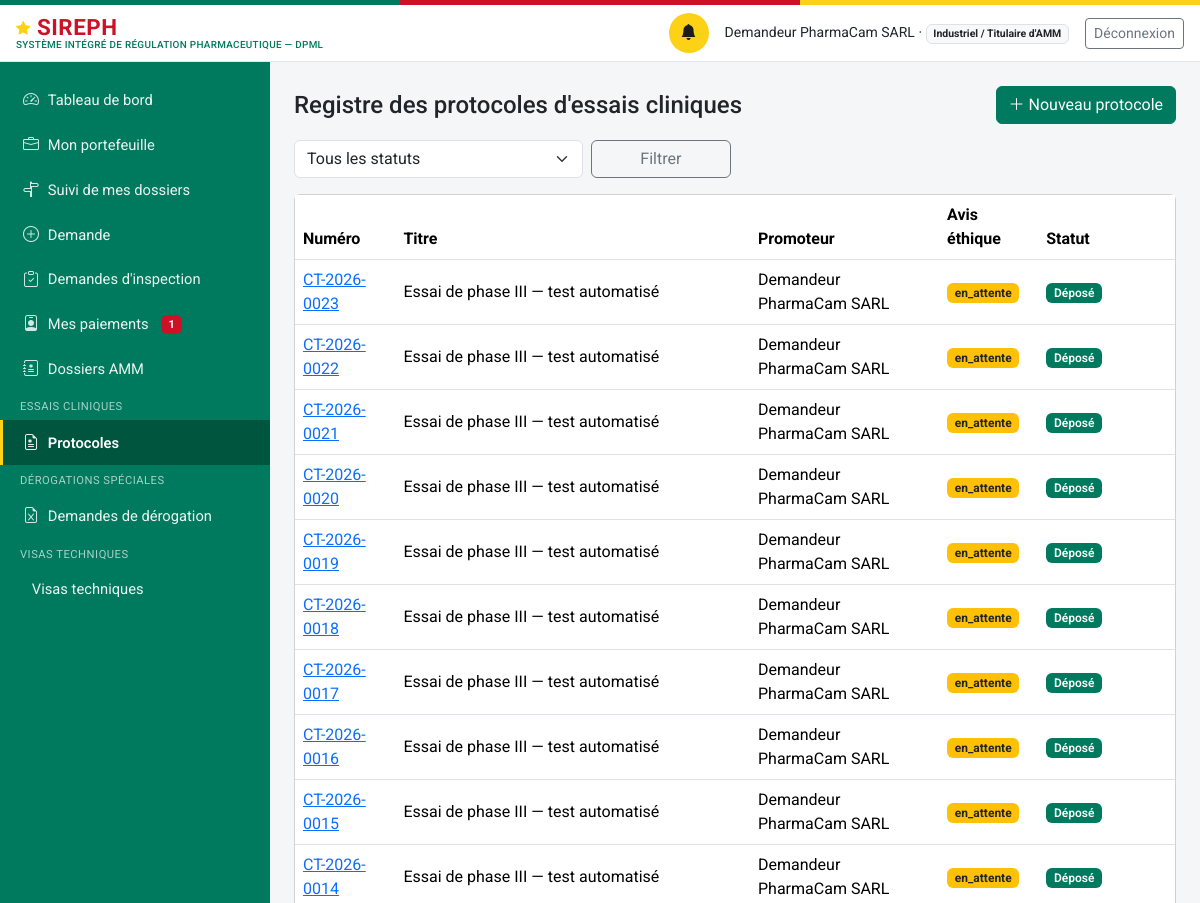
/protocoles (signed in, upper part), run on an earlier commit of the app's database.
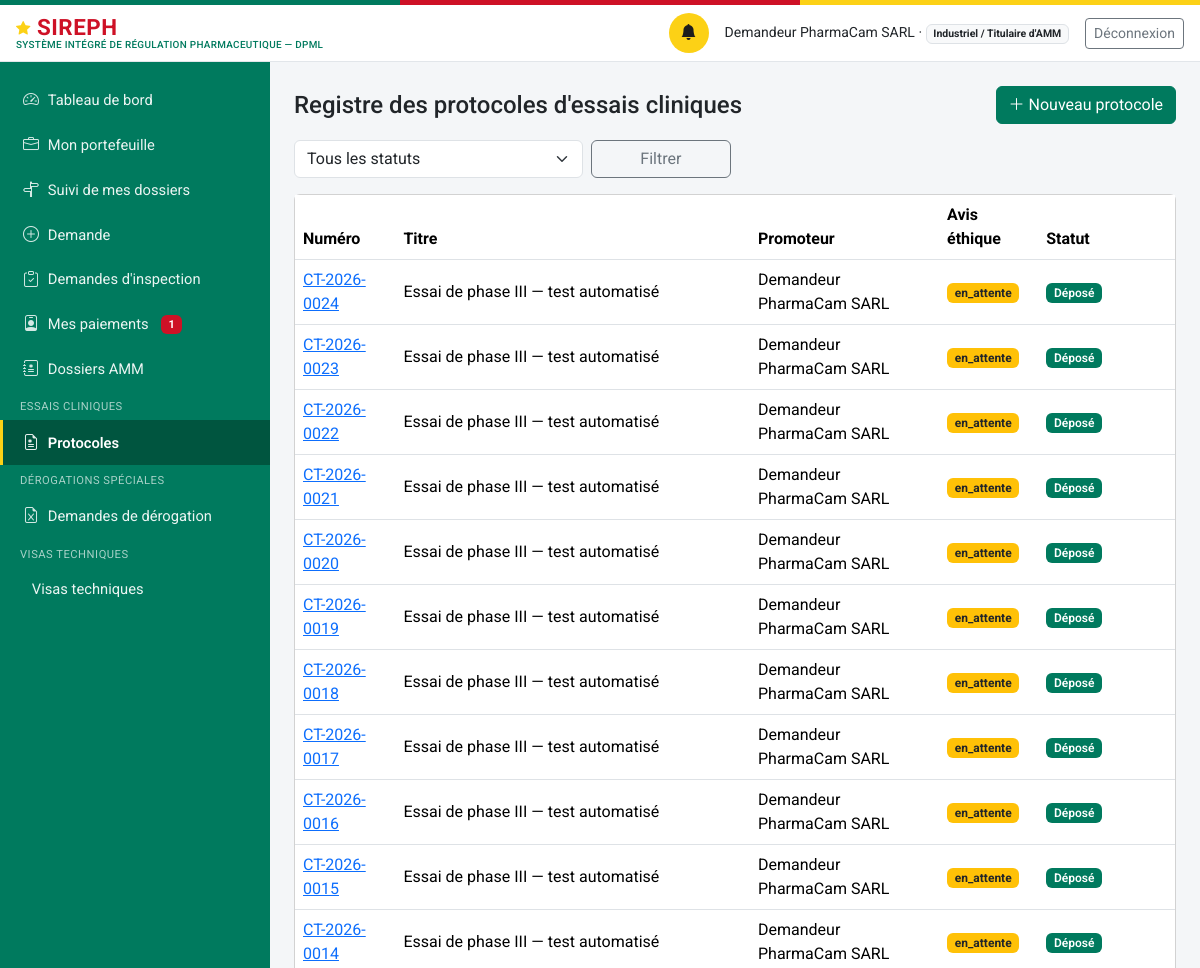
And on a later commit of the database.
### models.py (models this page shows, shortened)
class ProtocoleEssaiClinique(db.Model):
    id = db.Column(db.Integer, primary_key=True)
    numero = db.Column(db.String(30), unique=True, nullable=False)  # CT-{annee}-{seq4}
    titre = db.Column(db.String(300), nullable=False)
    promoteur_id = db.Column(db.Integer, db.ForeignKey("personne.id"), nullable=False)
    produit_etudie_id = db.Column(db.Integer, db.ForeignKey("produit.id"), nullable=True)
    reference_comite_ethique = db.Column(db.String(150), nullable=True)
    statut_avis_ethique = db.Column(db.String(20), nullable=False, default="en_attente")
    statut = db.Column(db.String(30), nullable=False, default="depose")
    motif_decision = db.Column(db.Text, nullable=True)
    date_depot = db.Column(db.DateTime, nullable=True)
    date_decision = db.Column(db.DateTime, nullable=True)
    date_validite = db.Column(db.Date, nullable=True)
    date_limite_reponse_complement = db.Column(db.DateTime, nullable=True)
    amendements_json = db.Column(db.Text, default="[]")
    rapports_etape_json = db.Column(db.Text, default="[]")
    date_creation = db.Column(db.DateTime, default=datetime.utcnow)
    date_maj = db.Column(db.DateTime, default=datetime.utcnow, onupdate=datetime.utcnow)
    promoteur = db.relationship("Personne", foreign_keys=[promoteur_id])
    produit_etudie = db.relationship("Produit", foreign_keys=[produit_etudie_id])
    sites_investigation = db.relationship("Etablissement", secondary="protocole_site", lazy="subquery")
    @property
    def amendements(self):
        return json.loads(self.amendements_json or "[]")
    @property
    def rapports_etape(self):
        return json.loads(self.rapports_etape_json or "[]")

class Personne(db.Model):
    id = db.Column(db.Integer, primary_key=True)
    nom_complet = db.Column(db.String(200), nullable=False)
    email = db.Column(db.String(150), unique=True, nullable=False)  # identifiant de connexion
    password_hash = db.Column(db.String(255), nullable=False)
    role_systeme = db.Column(db.String(50), nullable=False)
    etablissement_rattachement_id = db.Column(db.Integer, db.ForeignKey("etablissement.id"), nullable=True)
    contact = db.Column(db.String(200))
    statut_compte = db.Column(db.String(20), nullable=False, default="actif")
    date_creation = db.Column(db.DateTime, default=datetime.utcnow)
    etablissement = db.relationship("Etablissement", foreign_keys=[etablissement_rattachement_id])
    @property
    def role_label(self):
        from permissions import ROLES
        return ROLES.get(self.role_systeme, self.role_systeme)
    @property
    def niveau(self):
        from permissions import niveau
        return niveau(self)
    @property
    def est_externe(self):
        from permissions import est_externe
        return est_externe(self.role_systeme)

### routes_ct.py (the view)
@ct_bp.route("/protocoles")
@login_required
def registre():
    executer_verifications_delais_ct()
    u = current_user()
    q = ProtocoleEssaiClinique.query
    if u.role_systeme == "demandeur_externe":
        q = q.filter_by(promoteur_id=u.id)
    elif u.role_systeme not in ROLES_CT_INTERNES:
        abort(403)
    statut = request.args.get("statut", "")
    if statut:
        q = q.filter_by(statut=statut)
    protocoles = q.order_by(ProtocoleEssaiClinique.date_creation.desc()).all()
    return render_template("essais_cliniques/registre.html", protocoles=protocoles, statut=statut)

### auth.py (called while the page is built)
def current_user():
    uid = session.get("user_id")
    if not uid:
        return None
    return db.session.get(Personne, uid)

def login_required(view):
    @wraps(view)
    def wrapped(*a, **kw):
        if not current_user():
            return redirect(url_for("login", next=request.path))
        return view(*a, **kw)
    return wrapped

### delais.py (called while the page is built)
def get_parametre(module, cle, default=None):
    p = ParametreModule.query.filter_by(module=module, cle=cle).first()
    return p.valeur if p else default

### paiements.py (called while the page is built)
def _representant_etablissement(etablissement_id):
    return (Personne.query
            .filter(Personne.etablissement_rattachement_id == etablissement_id,
                    Personne.role_systeme.in_(_PROFILS_REPRESENTANTS),
                    Personne.statut_compte == "actif")
            .first())

def paiements_du_redevable(personne):
    resultat = []
    for p in Paiement.query.order_by(Paiement.date_creation.desc()).all():
        d = _demandeur(p)
        if d and d.id == personne.id:
            resultat.append(p)
    return resultat

### permissions.py (called while the page is built)
def est_externe(role):
    return role in ROLES_EXTERNES

def a_niveau(user, minimum):
    return niveau(user) >= minimum

### templates/essais_cliniques/registre.html (shortened to what this page needs)
{% extends "base.html" %}
{% block content %}
<div class="d-flex justify-content-between align-items-center mb-3">
  <h4 class="mb-0">Registre des protocoles d'essais cliniques</h4>
  {% if current_user.role_systeme in ("demandeur_externe", "administrateur_dpml") %}
  <a href="{{ url_for('ct.nouveau') }}" class="btn btn-primary"><i class="bi bi-plus-lg"></i> Nouveau protocole</a>
  {% endif %}
</div>
<form method="get" class="row g-2 mb-3" role="search">
  <div class="col-md-4">
    <select class="form-select" id="statut" name="statut">
      <option value="">Tous les statuts</option>
    </select>
  </div>
  <div class="col-md-2"><button class="btn btn-outline-secondary w-100">Filtrer</button></div>
</form>
<div class="card">
  <div class="table-responsive">
    <table class="table table-hover align-middle mb-0">
      <thead><tr><th>Numéro</th><th>Titre</th><th>Promoteur</th><th>Avis éthique</th><th>Statut</th></tr></thead>
      <tbody>
        {% for p in protocoles %}
        <tr>
          <td><a href="{{ url_for('ct.fiche', id=p.id) }}">{{ p.numero }}</a></td>
          <td>{{ p.titre }}</td>
          <td>{{ p.promoteur.nom_complet }}</td>
          <td><span class="badge {{ 'bg-success' if p.statut_avis_ethique == 'favorable' else ('bg-danger' if p.statut_avis_ethique == 'defavorable' else 'bg-warning text-dark') }}">
            {{ p.statut_avis_ethique }}</span></td>
          <td><span class="badge bg-primary badge-statut">{{ STATUTS_CT.get(p.statut, p.statut) }}</span></td>
        </tr>
        {% else %}
        <tr><td colspan="5" class="text-center text-muted py-4">Aucun résultat ne correspond à ces critères.</td></tr>
        {% endfor %}
      </tbody>
    </table>
  </div>
</div>
{% endblock %}

What changed in the data, as far as the page shows it:
added ProtocoleEssaiClinique: numero "CT-2026-0024", titre "Essai de phase III — test automatisé", promoteur.nom_complet "Demandeur PharmaCam SARL", statut_avis_ethique "en_attente", get "Déposé"
